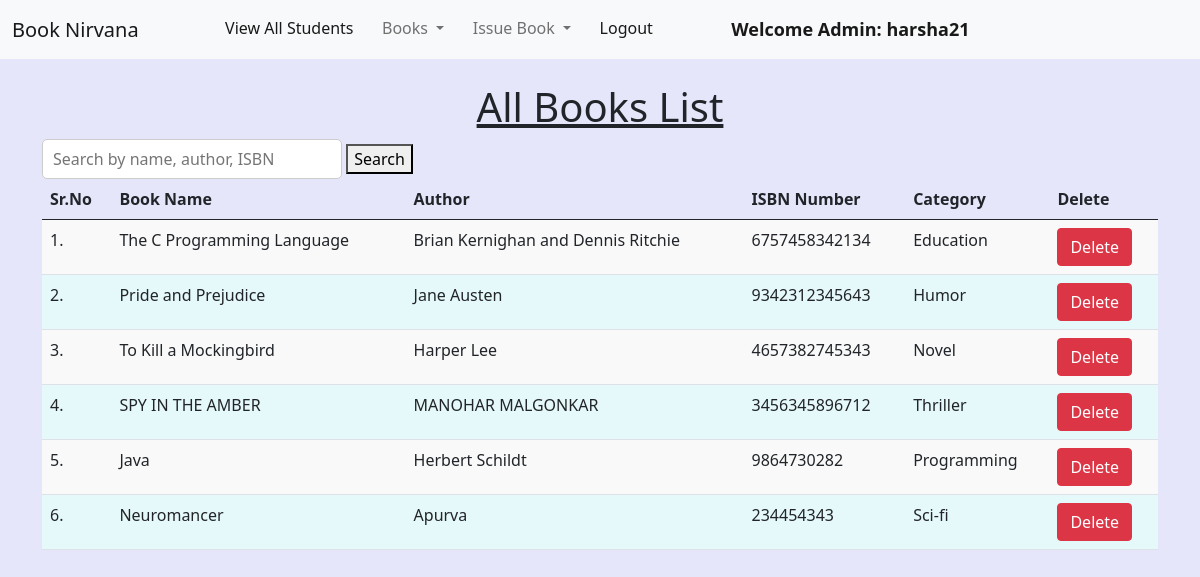
The app's page /view_books/ (signed in) with its own data.
### library/models.py (models this page shows, shortened)
class Book(models.Model):
    name = models.CharField(max_length=200)
    author = models.CharField(max_length=200)
    isbn = models.PositiveIntegerField()
    category = models.CharField(max_length=50)

### library/views.py (the view)
# urls.py: path("view_books/", views.view_books, name="view_books"),
@login_required(login_url = '/admin_login')
def view_books(request):
    query = request.GET.get('q', '')  # Get the search query from the URL parameters
    books = Book.objects.all()
    if query:
        books = books.filter(
            Q(name__icontains=query) |
            Q(author__icontains=query) |
            Q(isbn__icontains=query)
        )
    return render(request, "view_books.html", {'books': books, 'query': query})

### library/templates/view_books.html (shortened to what this page needs)
{% extends 'admin_navbar.html' %}
{% load static %}
{% block body %}
<div class="container mt-4">
    <h1 class="text-center"><u>All Books List</u></h1>
    <form method="GET" action="{% url 'view_books' %}">
        <input type="text" name="q" placeholder="Search by name, author, ISBN" value="{{ query }}" style="width: 300px; height: 40px; padding: 10px; font-size: 16px; border: 1px solid #ccc; border-radius: 5px;">
        <button type="submit">Search</button>
    </form>
    <table class="table table-hover" id="example">
        <thead>
            <tr>
                <th>Sr.No</th>
                <th>Book Name</th>
                <th>Author</th>
                <th>ISBN Number</th>
                <th>Category</th>
                <th>Delete</th>
            </tr>
        </thead>
        <tbody>
            {% for book in books %}
            <tr>
                <td>{{ forloop.counter }}.</td>
                <td>{{ book.name }}</td>
                <td>{{ book.author }}</td>
                <td>{{ book.isbn }}</td>
                <td>{{ book.category }}</td>
                <td>
                    <a href="/delete_book/{{ book.id }}/" class="btn btn-danger" onclick="return confirm('Are you sure you want to delete this book?')">Delete</a>
                </td>
            </tr>
            {% endfor %}
        </tbody>
    </table>
</div>
{% endblock %}

### library/templates/admin_navbar.html (shortened to what this page needs)
<!doctype html>
<html lang="en">
  <head>
    <link href="https://cdn.jsdelivr.net/npm/bootstrap@5.1.0/dist/css/bootstrap.min.css" rel="stylesheet">
    <link rel="stylesheet" href="https://cdn.datatables.net/1.10.25/css/jquery.dataTables.min.css">
    <link rel="stylesheet" href="https://cdn.datatables.net/buttons/1.7.1/css/buttons.dataTables.min.css">
  </head>
  <body>
    <nav class="navbar navbar-expand-lg navbar-light bg-light">
        <div class="container-fluid">
          <a class="navbar-brand" href="#">Book Nirvana</a>
          <div class="collapse navbar-collapse" id="navbarSupportedContent">
            <ul class="navbar-nav me-auto mb-2 mb-lg-0">
              <li class="nav-item">
                <a class="nav-link active" aria-current="page" href="/view_students/">View All Students</a>
              </li>
              <li class="nav-item dropdown">
                <a class="nav-link dropdown-toggle" href="#" id="navbarDropdown" role="button" data-bs-toggle="dropdown" aria-expanded="false">
                  Books
                </a>
              </li>
              <li class="nav-item dropdown">
                <a class="nav-link dropdown-toggle" href="#" id="navbarDropdown" role="button" data-bs-toggle="dropdown" aria-expanded="false">
                  Issue Book
                </a>
              </li>
              <li class="nav-item">
                <a class="nav-link active" aria-current="page" href="/logout/">Logout</a>
              </li>
              <li class="nav-item">
                <a style="font-weight:600; font-family:'Segoe UI', Tahoma, Geneva, Verdana, sans-serif; font-size: large;" class="nav-link active" href="#">Welcome Admin: {{request.user}}</a>
              </li>
            </ul>
          </div>
        </div>
      </nav>
      {% block body %}
      {% endblock %}
  </body>
</html>

### library/templates/view_books.html (style rules this page uses)
body { background-color: lavender; }
table.table-hover tbody tr:nth-child(odd) { background-color: #f9f9f9; }
table.table-hover tbody tr:nth-child(even) { background-color:rgb(230, 249, 250); }

### records on screen
Book: name "The C Programming Language", author "Brian Kernighan and Dennis Ritchie", isbn "6757458342134", category "Education"
Book: name "Pride and Prejudice", author "Jane Austen", isbn "9342312345643", category "Humor"
Book: name "To Kill a Mockingbird", author "Harper Lee", isbn "4657382745343", category "Novel"
Book: name "SPY IN THE AMBER", author "MANOHAR MALGONKAR", isbn "3456345896712", category "Thriller"
Book: name "Java", author "Herbert Schildt", isbn "9864730282", category "Programming"
Book: name "Neuromancer", author "Apurva", isbn "234454343", category "Sci-fi"

### other values on screen
{{ request.user }} "harsha21"
